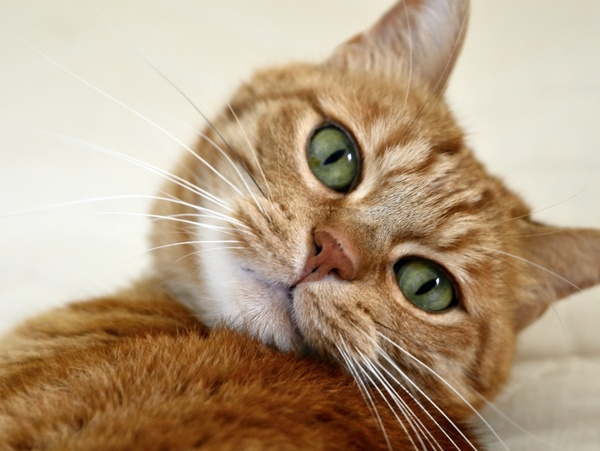
#> input picture 3_hours_opencv/photos/cat4.jpg, 600 x 451 px, found by its file name
$ python basic.py
#> lines starting #> are read from the running program, lines starting #| are printed output that depends on the picture
import cv2 as cv

img = cv.imread('Photos/cat4.jpg')
#> img is the input picture: shape (451, 600, 3); mean B, G, R 131.7, 158.5, 181.2

cv.imshow('Cat', img)

# [21 lines of commented-out code are left out]
resized = cv.resize(img, (500,500), interpolation=cv.INTER_CUBIC)
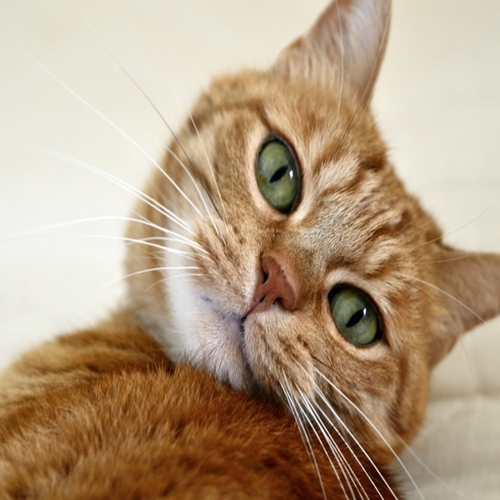
#> resized: shape (500, 500, 3); mean B, G, R 131.7, 158.5, 181.2
cv.imshow('Resized', resized)

# Cropping
cropped = img[50:200, 200:400]
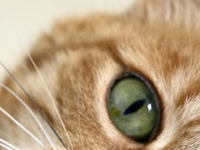
#> cropped: shape (150, 200, 3); mean B, G, R 123.1, 156.6, 181.6
cv.imshow('Cropped', cropped)

cv.waitKey(0)

$ run again, with 3_hours_opencv/photos/cat1.jpg copied over 3_hours_opencv/photos/cat4.jpg
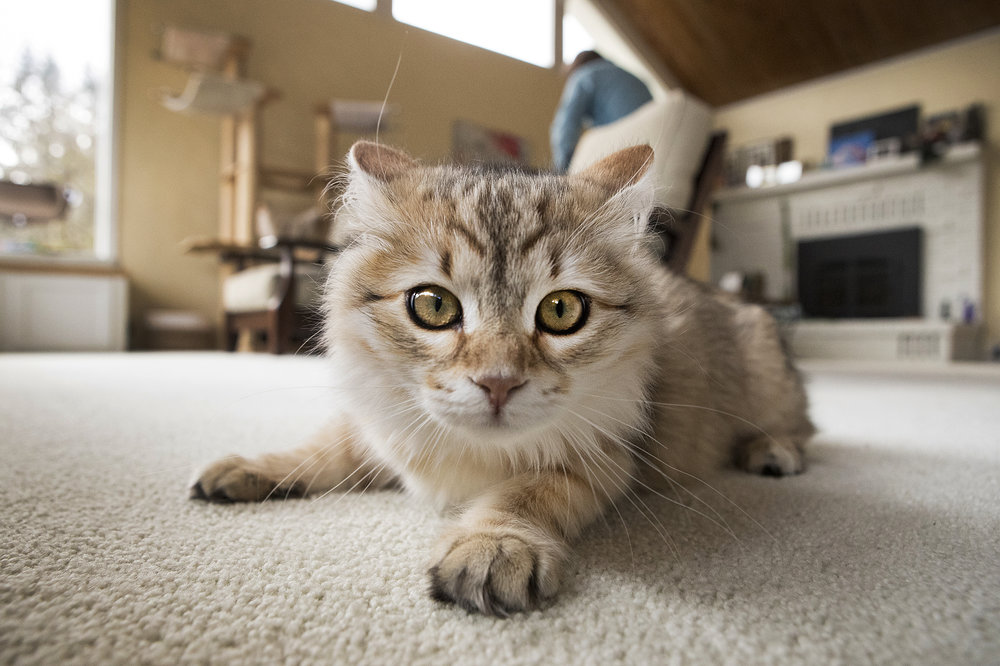
#> input picture 3_hours_opencv/photos/cat1.jpg, 1000 x 666 px, found by its file name
#> img is the input picture: shape (666, 1000, 3); mean B, G, R 124.8, 139.9, 151.1
#> `resized = cv.resize(img, (500,500), interpolation=cv.INTER_CUBIC)`:
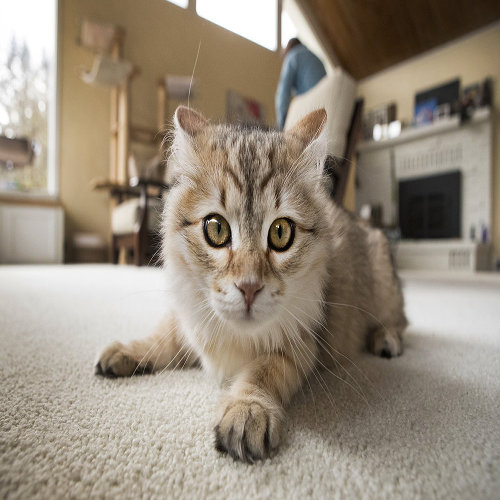
#> resized: shape (500, 500, 3); mean B, G, R 124.8, 139.9, 151.1
#> `cropped = img[50:200, 200:400]`:
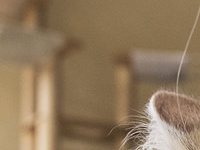
#> cropped: shape (150, 200, 3); mean B, G, R 91.5, 120.1, 143.5

$ run again, with 3_hours_opencv/photos/cat2.jpg copied over 3_hours_opencv/photos/cat4.jpg
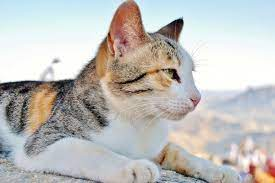
#> input picture 3_hours_opencv/photos/cat2.jpg, 275 x 183 px, found by its file name
#> img is the input picture: shape (183, 275, 3); mean B, G, R 187.9, 190.5, 191.6
#> `resized = cv.resize(img, (500,500), interpolation=cv.INTER_CUBIC)`:
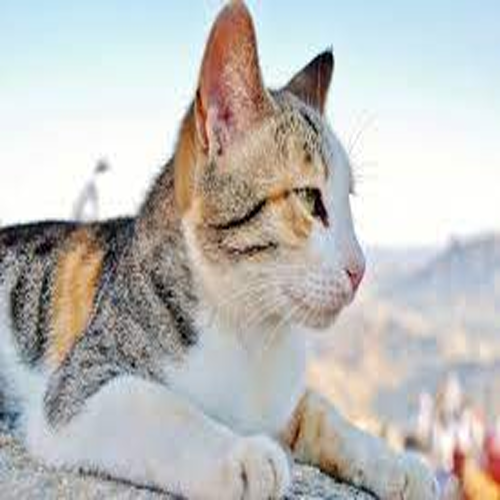
#> resized: shape (500, 500, 3); mean B, G, R 187.9, 190.5, 191.6
#> `cropped = img[50:200, 200:400]`:
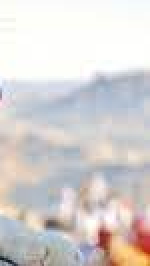
#> cropped: shape (133, 75, 3) (shown 2 times larger); mean B, G, R 208.6, 209.9, 214.5

$ run again, with 3_hours_opencv/photos/cat3.jpg copied over 3_hours_opencv/photos/cat4.jpg
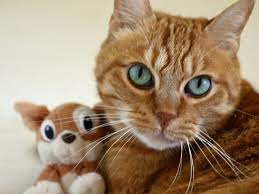
#> input picture 3_hours_opencv/photos/cat3.jpg, 259 x 194 px, found by its file name
#> img is the input picture: shape (194, 259, 3); mean B, G, R 113.5, 139.1, 162.6
#> `resized = cv.resize(img, (500,500), interpolation=cv.INTER_CUBIC)`:
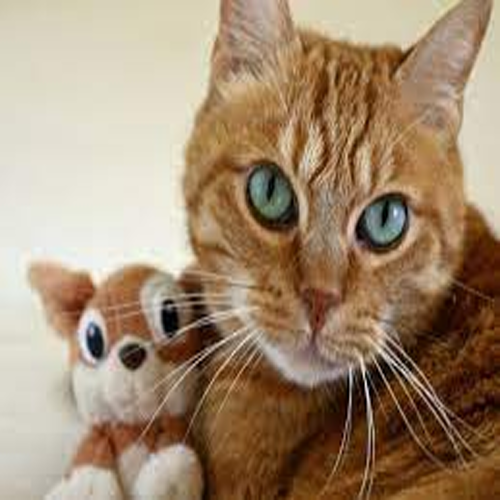
#> resized: shape (500, 500, 3); mean B, G, R 113.6, 139.1, 162.6
#> `cropped = img[50:200, 200:400]`:
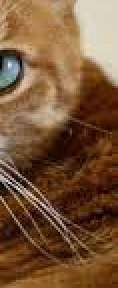
#> cropped: shape (144, 59, 3) (shown 2 times larger); mean B, G, R 56.5, 86.4, 120.5
